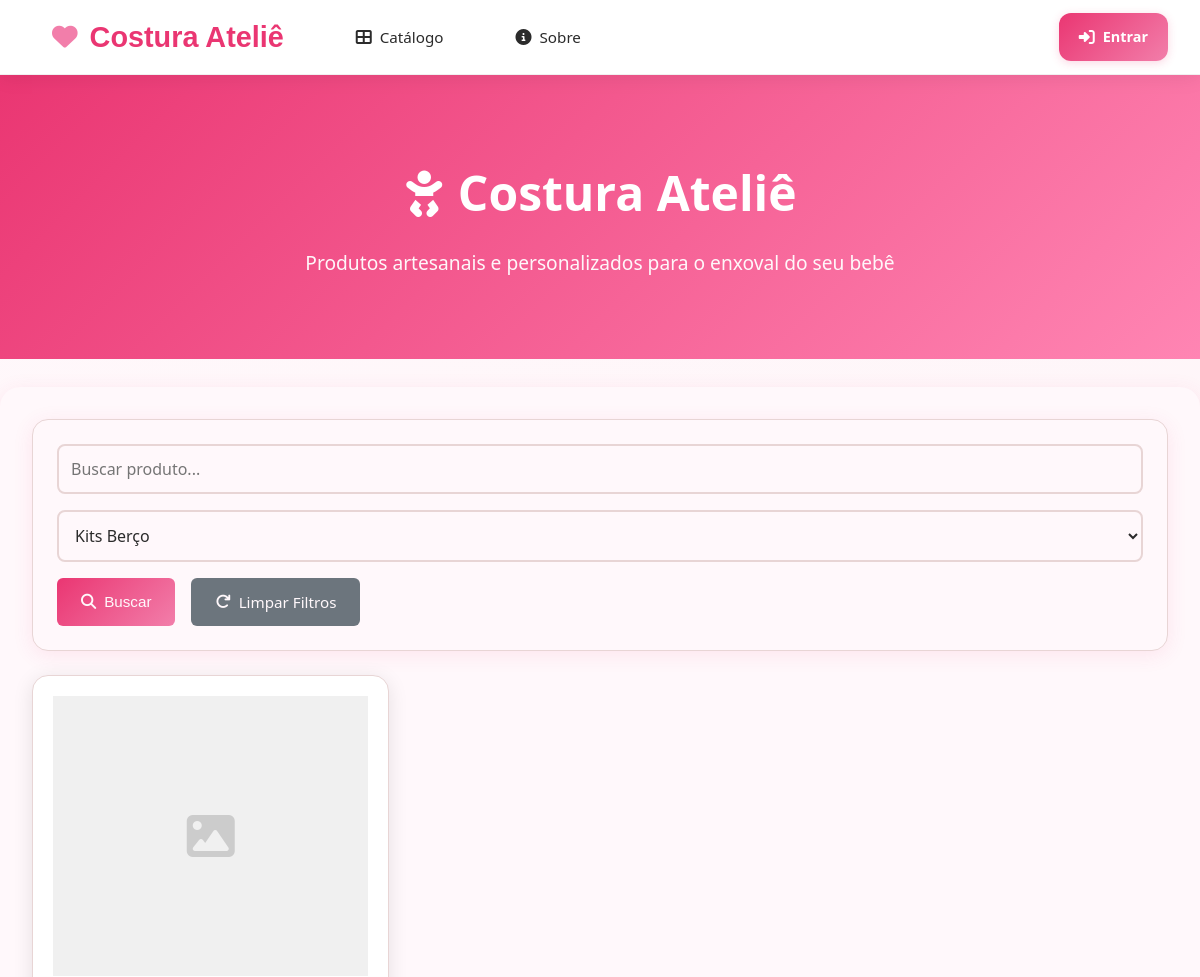
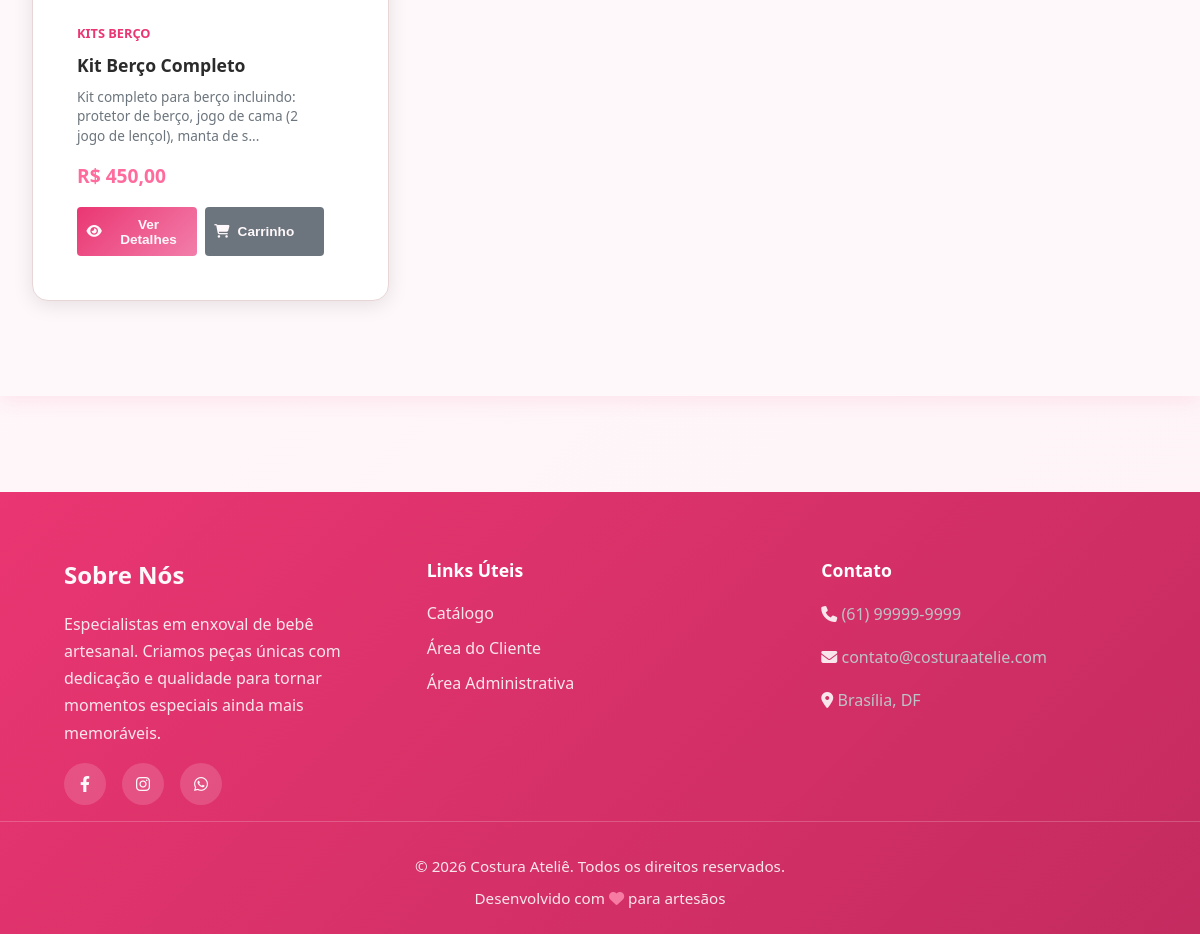
The app's page /index.php?categoria=3 with its own data (2 pictures, top to bottom).
### tables this page shows
CREATE TABLE produtos (
    id INT PRIMARY KEY AUTO_INCREMENT,
    nome VARCHAR(150) NOT NULL,
    descricao TEXT,
    categoria_id INT NOT NULL,
    preco_venda DECIMAL(10, 2) NOT NULL,
    custo_producao DECIMAL(10, 2) DEFAULT 0,
    material VARCHAR(255),
    foto_url VARCHAR(255),
    ativo BOOLEAN DEFAULT TRUE,
    data_criacao TIMESTAMP DEFAULT CURRENT_TIMESTAMP,
    FOREIGN KEY (categoria_id) REFERENCES categorias(id)
);

CREATE TABLE categorias (
    id INT PRIMARY KEY AUTO_INCREMENT,
    nome VARCHAR(100) NOT NULL UNIQUE,
    descricao TEXT,
    data_criacao TIMESTAMP DEFAULT CURRENT_TIMESTAMP
);

### includes/functions.php (called while the page is built, shortened)
<?php
require_once __DIR__ . '/../config/database.php';
function obter_produtos($filtro_categoria = null) {
    global $conn;
    $sql = "SELECT p.*, c.nome as categoria_nome FROM produtos p
            LEFT JOIN categorias c ON p.categoria_id = c.id
            WHERE p.ativo = 1";
    if ($filtro_categoria) {
        $sql .= " AND p.categoria_id = " . intval($filtro_categoria);
    }
    $sql .= " ORDER BY p.data_criacao DESC";
    $result = $conn->query($sql);
    return $result->fetch_all(MYSQLI_ASSOC);
}
function formatar_moeda($valor) {
    return 'R$ ' . number_format($valor, 2, ',', '.');
}
function obter_categorias() {
    global $conn;
    $result = $conn->query("SELECT * FROM categorias ORDER BY nome");
    return $result->fetch_all(MYSQLI_ASSOC);
}
?>

### public/index.php (the view, shortened to what this page needs)
<?php
require_once __DIR__ . '/../includes/functions.php';
$categorias = obter_categorias();
$filtro_categoria = $_GET['categoria'] ?? '';
$busca = $_GET['busca'] ?? '';
$admin_view = isset($_GET['admin_view']) && $_GET['admin_view'] == '1' && isset($_SESSION['usuario_id']);
$produtos = obter_produtos($filtro_categoria);
?>
<?php include __DIR__ . '/../includes/header.php'; ?>
<div class="client-navbar">
    <div class="max-width">
        <div class="client-navbar-left" id="clientMenu">
            <a href="<?php echo SITE_URL; ?>" class="logo">
                <i class="fas fa-heart"></i> Costura Ateliê
            </a>
            <a href="<?php echo SITE_URL; ?>public/#catalogo">
                <i class="fas fa-th-large"></i> Catálogo
            </a>
            <a href="<?php echo SITE_URL; ?>public/#sobre-nos">
                <i class="fas fa-info-circle"></i> Sobre
            </a>
        </div>
        <div class="client-navbar-right">
            <?php if (isset($_SESSION['cliente_id'])): ?>
                <a href="<?php echo SITE_URL; ?>cliente/carrinho.php" class="cart-link">
                    <i class="fas fa-shopping-cart"></i> Carrinho
                    <?php
                    $itens_carrinho = isset($_SESSION['cliente_id']) ? contar_itens_carrinho($_SESSION['cliente_id']) : 0;
                    if ($itens_carrinho > 0):
                    ?>
                    <span class="cart-badge"><?php echo $itens_carrinho; ?></span>
                    <?php endif; ?>
                </a>
                <span class="divider">|</span>
                <span class="user-info-client">
                    <i class="fas fa-user-circle"></i> <?php echo htmlspecialchars($_SESSION['cliente_nome']); ?>
                </span>
                <a href="<?php echo SITE_URL; ?>cliente/sair.php" class="btn">
                    <i class="fas fa-sign-out-alt"></i> Sair
                </a>
            <?php elseif (!$admin_view): ?>
                <a href="<?php echo SITE_URL; ?>cliente/login.php" class="btn">
                    <i class="fas fa-sign-in-alt"></i> Entrar
                </a>
            <?php endif; ?>
        </div>
    </div>
</div>
<div class="catalog-hero">
    <h1>
        <i class="fas fa-baby"></i> Costura Ateliê
    </h1>
    <p>Produtos artesanais e personalizados para o enxoval do seu bebê</p>
</div>
<div class="main-content">
    <div class="card mb-3">
        <form method="GET" style="display: flex; gap: 1rem; flex-wrap: wrap;">
            <input type="text" name="busca" placeholder="Buscar produto..." value="<?php echo htmlspecialchars($busca); ?>" style="flex: 1; min-width: 200px;">
            <select name="categoria">
                <?php foreach ($categorias as $cat): ?>
                <option value="<?php echo $cat['id']; ?>" <?php if ($filtro_categoria == $cat['id']) echo 'selected'; ?>>
                    <?php echo htmlspecialchars($cat['nome']); ?>
                </option>
                <?php endforeach; ?>
            </select>
            <button type="submit" class="btn btn-primary">
                <i class="fas fa-search"></i> Buscar
            </button>
            <?php if ($filtro_categoria || $busca): ?>
            <a href="<?php echo SITE_URL; ?>" class="btn btn-secondary">
                <i class="fas fa-redo"></i> Limpar Filtros
            </a>
            <?php endif; ?>
        </form>
    </div>
    <div class="product-grid" id="catalogo">
        <?php if (count($produtos) > 0): ?>
            <?php foreach ($produtos as $produto): ?>
            <div class="product-card" data-categoria="<?php echo $produto['categoria_id']; ?>" onclick="openProductModal(<?php echo $produto['id']; ?>)">
                <div style="cursor: pointer;">
                    <?php if ($produto['foto_url']): ?>
                        <img src="<?php echo ASSETS_URL; ?>uploads/produtos/<?php echo $produto['foto_url']; ?>"
                             alt="<?php echo htmlspecialchars($produto['nome']); ?>"
                             class="product-image">
                    <?php else: ?>
                        <div class="product-image" style="display: flex; align-items: center; justify-content: center; background-color: #f0f0f0;">
                            <i class="fas fa-image" style="font-size: 3rem; color: #ccc;"></i>
                        </div>
                    <?php endif; ?>
                    <div class="product-info">
                        <div class="product-category"><?php echo htmlspecialchars($produto['categoria_nome']); ?></div>
                        <h3 class="product-name"><?php echo htmlspecialchars($produto['nome']); ?></h3>
                        <p class="product-description"><?php echo mb_strimwidth(htmlspecialchars($produto['descricao']), 0, 100, '...'); ?></p>
                        <div class="product-price"><?php echo formatar_moeda($produto['preco_venda']); ?></div>
                        <div class="product-actions" style="margin-top: 1rem;">
                            <button class="btn btn-primary" onclick="event.stopPropagation(); abrir_modal('modalProduto<?php echo $produto['id']; ?>')">
                                <i class="fas fa-eye"></i> Ver Detalhes
                            </button>
                            <button class="btn btn-secondary" onclick="event.stopPropagation(); adicionar_ao_carrinho(<?php echo $produto['id']; ?>, '<?php echo htmlspecialchars($produto['nome']); ?>')">
                                <i class="fas fa-shopping-cart"></i> Carrinho
                            </button>
                        </div>
                    </div>
                </div>
            </div>
            <?php endforeach; ?>
        <?php endif; ?>
    </div>
</div>
<?php include __DIR__ . '/../includes/footer.php'; ?>

### public/index.php (style rules this page uses)
.catalog-hero { background: linear-gradient(135deg, var(--cor-primaria), #FF85B3); color: white; padding: 5rem 2rem; text-align: center; margin-bottom: 3rem; }
.catalog-hero h1 { font-size: 3rem; margin-bottom: 1rem; }
.catalog-hero p { font-size: 1.2rem; opacity: 0.95; }

### records on screen
produtos: categoria.nome "KITS BERÇO", nome "Kit Berço Completo", descricao "Kit completo para berço incluindo: protetor de berço, jogo de cama (2 jogo de lençol), manta de s...", preco_venda "R$ 450,00"

### other values on screen
form field categoria "Kits Berço"
